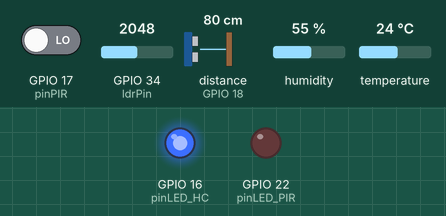
Recording of a sketch running on a simulated ESP32. Parts: output pins drawn as LEDs (lit = HIGH). Wiring (from diagram.json): ultrasonic range finder: trigger GPIO 5; echo GPIO 18. The test bench sets the inputs (shaded band); at power-on: GPIO 17 (pinPIR) LOW, GPIO 34 (ldrPin) = 2048, distance to the obstacle (sensor on GPIO 18) 80 cm, humidity 55 %, temperature 24 °C. The echo pulse lasts 58.3 µs per cm; pins used as bus, display or sensor lines are not drawn; what the sketch prints to the serial monitor is not drawn.

Above: at 8.9 s.
9.0 s: GPIO 17 (pinPIR) driven HIGH
At 10.6 s:
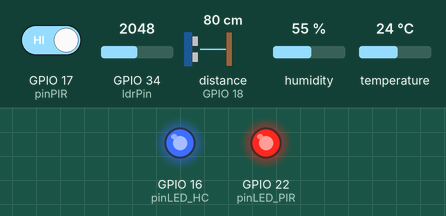
39.9 s: GPIO 34 (ldrPin) set to 852
48.0 s: GPIO 34 (ldrPin) set to 769
61.8 s: GPIO 17 (pinPIR) driven LOW
At 65.8 s:
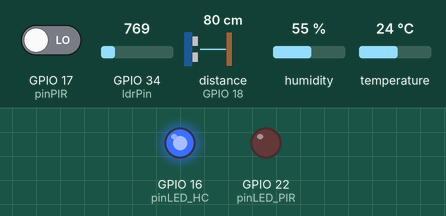
Timing chart, 0 to 67.3 s (numbered marks = the images above; inputs shaded):
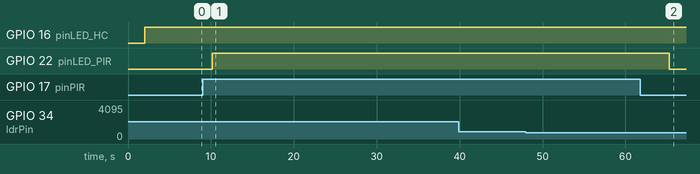

The sketch:

sketch.ino
```cpp
#include <DHT.h>

#define pinoDHT 23     // Pino DHT22
#define modelo DHT22
#define trigPin 5      // Pino Trig do HC-SR04
#define echoPin 18     // Pino Echo do HC-SR04
#define pinLED_HC 16   // Pino LED do HC-SR04
#define pinPIR 17     // Pino PIR
#define pinLED_PIR 22 // Pino LED PIR
#define ldrPin 34     // Pino LDR
#define pin_Irrig 21 // Pino de controle da bomba de irrigação


DHT dht(pinoDHT, modelo);

void setup() {
  Serial.begin(9600);
  dht.begin();
  pinMode(trigPin, OUTPUT);
  pinMode(echoPin, INPUT);
  pinMode(pinLED_HC, OUTPUT);
  pinMode(pinPIR, INPUT);
  pinMode(pinLED_PIR, OUTPUT);
}

void loop() {
   int time_irrig;     // Variável para o tempo de irrigação em milissegundos

  // Leitura do DHT22
  float ti_ideal = 24.00; // temperatura inicial ideal
  float tf_ideal = 30.00; // temperatura final ideal
  float h = dht.readHumidity();
  float t = dht.readTemperature();

  if (isnan(h) || isnan(t)) {
    Serial.println("Falha no DHT!");
  } else {
    Serial.print("Umidade: ");
    Serial.print(h);
    Serial.print("%  Temperatura: ");
    Serial.print(t);
    Serial.println("*C");
  }

  // Controle de irrigação com base na temperatura
  if (t < ti_ideal) {
    Serial.println("Temperatura abaixo do ideal. Reduzindo irrigação.");
    time_irrig = 1000; // Tempo de irrigação reduzido (1 segundo)
  } else if (t > tf_ideal) {
    Serial.println("Temperatura acima do ideal. Aumentando irrigação.");
    time_irrig = 3000; // Tempo de irrigação mais longo (3 segundos)
  } else {
    Serial.println("Temperatura ideal. Mantendo irrigação estável.");
    time_irrig = 2000; // Tempo de irrigação moderado (2 segundos)
  }

  // Acionamento da bomba de irrigação
  digitalWrite(pin_Irrig, HIGH); // Liga a bomba
  delay(time_irrig);        // Mantém a bomba ligada pelo tempo determinado
  digitalWrite(pin_Irrig, LOW);  // Desliga a bomba


  // Leitura do HC-SR04
  long duration;
  int distance;
  float reservatorio = 800.00; // nivel do reservatorio em cm


  // Envia um pulso de 10us para o Trig
  digitalWrite(trigPin, LOW);
  delayMicroseconds(2);
  digitalWrite(trigPin, HIGH);
  delayMicroseconds(10);
  digitalWrite(trigPin, LOW);

  // Calcula o tempo de duração do pulso de retorno no Echo
  duration = pulseIn(echoPin, HIGH);

  // Calcula a distância em centímetros
  distance = duration * 0.034 / 2;

  // Calculo o nivel do reservatorio preenchido
  float nivel = reservatorio - distance;
  // Calcula a porcentagem do reservatório preenchido
  float porcentagem = nivel / reservatorio * 100;

 // Verifica se o nível está abaixo de 25% e emite alerta
 // e desliga o sistema de irrigação
  if (porcentagem < 25) {
    Serial.println("Alerta: Nível de risco! ");
    Serial.println("Alerta: Sistema de Irrigação DESLIGADO!!! ");
    digitalWrite(pinLED_HC, LOW);// Desliga o LED
    digitalWrite(pin_Irrig, LOW);  // Desliga a bomba de irrigacao

  } else {
    Serial.println("Sistema de Irrigação LIGADO.");
    digitalWrite(pinLED_HC, HIGH); // Liga o LED
    digitalWrite(pin_Irrig, HIGH); // Liga a bomba de irrigacao

  }

  // Imprime a porcentagem
  Serial.print("Reservatório Nível: ");
  Serial.print(nivel);
  Serial.print("cm");
  Serial.print("  Capacidade:  ");
  Serial.print(porcentagem);
  Serial.println("% ");

  // Leitura do PIR
  int pirState = digitalRead(pinPIR);  // Lê o estado do sensor PIR

    if (pirState == HIGH) {  // Movimento detectado
        digitalWrite(pinLED_PIR, HIGH);  // Liga o LED
        Serial.println(" ALERTA: Movimento detectado!!!");
    } else {  // Nenhum movimento detectado
        digitalWrite(pinLED_PIR, LOW);   // Desliga o LED
    }

  // Leitura do LDR
  int ldrValue = analogRead(ldrPin);
  Serial.println("");
  Serial.print("Nível de Luz: ");
  Serial.println(ldrValue);

  // Ajuste do tempo de irrigação baseado no nível de luz
  if (ldrValue > 800) {         // Dia ensolarado
    time_irrig = 3000;      // Tempo de irrigação mais longo (3 segundos)
    Serial.print("Ensolarado. Irrigação mais longa = ");
  } else if (ldrValue > 400) {  // Dia nublado
    time_irrig = 2000;      // Tempo de irrigação moderado (2 segundos)
    Serial.print("Nublado. Irrigação moderada = ");
  } else {                      // Pouca luz (amanhecer, entardecer ou noite)
    time_irrig = 1000;      // Tempo de irrigação reduzido (1 segundo)
    Serial.print("Pouca Luz. Irrigação reduzida = ");
  }
  int tempo = time_irrig/1000; // tempo de irrigacao em segundos
  Serial.print(tempo);
  Serial.print("s");


// Acionamento da bomba de irrigação
  digitalWrite(pin_Irrig, HIGH); // Liga a bomba
  delay(time_irrig);        // Mantém a bomba ligada pelo tempo determinado
  digitalWrite(pin_Irrig, LOW);  // Desliga a bomba


  delay(3000); // Ajuste o tempo de leitura conforme necessário
}
```

Measured:
- after the input at 9.0 s, GPIO 22 (pinLED_PIR): LOW → HIGH after 1.2 s
- after the input at 39.9 s, every drawn part: stays the same
- after the input at 48.0 s, every drawn part: stays the same
- after the input at 61.8 s, GPIO 22 (pinLED_PIR): HIGH → LOW after 3.5 s
